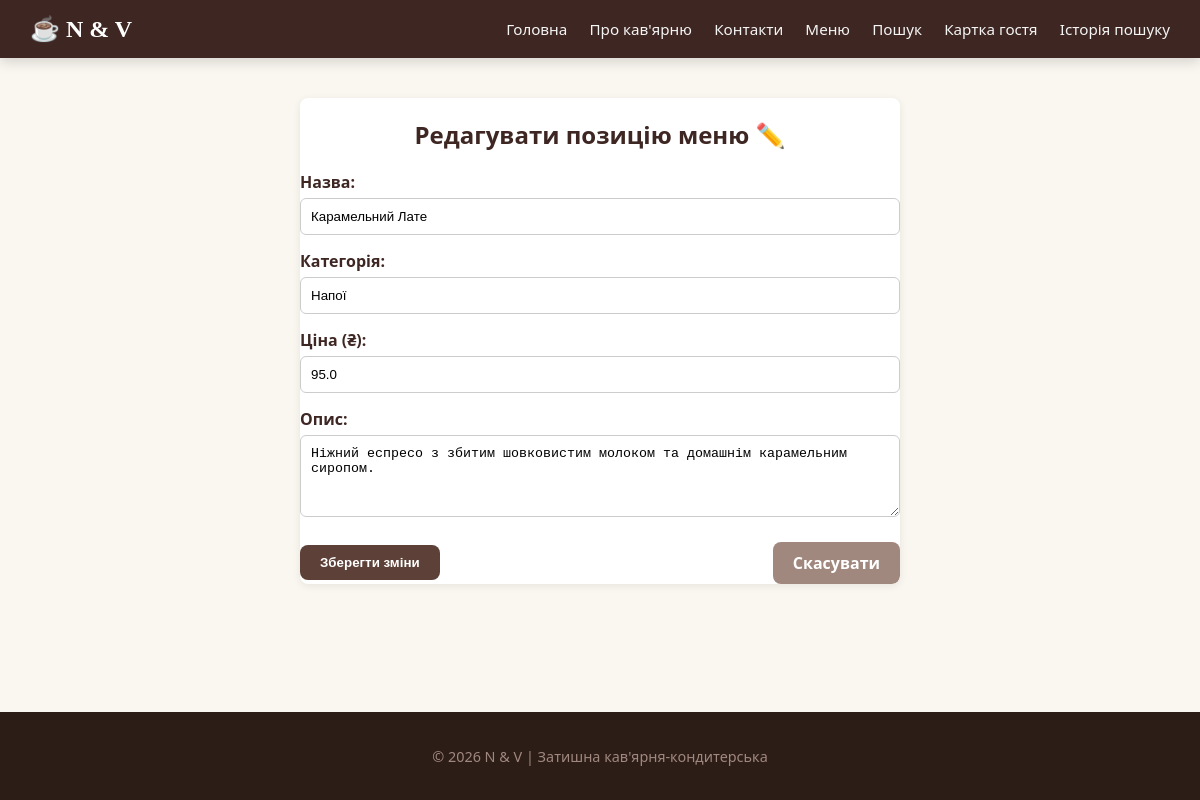
Screenshot of /edit/1 with the database file from the repository.
### tables this page shows
CREATE TABLE menu_items (
            id INTEGER PRIMARY KEY AUTOINCREMENT,
            title TEXT NOT NULL,
            price REAL NOT NULL,
            description TEXT,
            image TEXT,
            category_id INTEGER,
            FOREIGN KEY (category_id) REFERENCES categories(id)
        );

CREATE TABLE categories (
            id INTEGER PRIMARY KEY AUTOINCREMENT,
            name TEXT NOT NULL UNIQUE
        );

### app.py (the view, shortened to what this page needs)
@app.route("/edit/<int:item_id>", methods=["GET", "POST"])
def edit(item_id):
    item = database.get_item_by_id(item_id)
    if item is None:
        return "Запис не знайдено", 404
    error = None
    return render_template("edit.html", item=item, error=error)

### database.py (called while the page is built)
def get_connection():
    connection = sqlite3.connect(DATABASE)
    connection.row_factory = sqlite3.Row
    return connection

def get_item_by_id(item_id):
    connection = get_connection()
    item = connection.execute("""
        SELECT m.id, m.title, c.name as category_name, m.price, m.description, m.image
        FROM menu_items m
        LEFT JOIN categories c ON m.category_id = c.id
        WHERE m.id = ?
    """, (item_id,)).fetchone()
    connection.close()
    return item

### templates/edit.html (shortened to what this page needs)
{% extends 'base.html' %}
{% block content %}
    <div class="card" style="max-width: 600px; margin: 0 auto;">
        <h2 style="color: #3e2723; margin-bottom: 20px; text-align: center;">Редагувати позицію меню ✏️</h2>
        <form method="POST">
            <div style="margin-bottom: 15px;">
                <label style="display: block; margin-bottom: 5px; font-weight: 600;">Назва:</label>
                <input type="text" name="title" value="{{ item.title }}" required style="width: 100%; padding: 10px; border: 1px solid #ccc; border-radius: 6px;">
            </div>
            <div style="margin-bottom: 15px;">
                <label style="display: block; margin-bottom: 5px; font-weight: 600;">Категорія:</label>
                <input type="text" name="category" value="{{ item.category_name }}" required style="width: 100%; padding: 10px; border: 1px solid #ccc; border-radius: 6px;">
            </div>
            <div style="margin-bottom: 15px;">
                <label style="display: block; margin-bottom: 5px; font-weight: 600;">Ціна (₴):</label>
                <input type="number" step="0.01" name="price" value="{{ item.price }}" required style="width: 100%; padding: 10px; border: 1px solid #ccc; border-radius: 6px;">
            </div>
            <div style="margin-bottom: 20px;">
                <label style="display: block; margin-bottom: 5px; font-weight: 600;">Опис:</label>
                <textarea name="description" rows="4" style="width: 100%; padding: 10px; border: 1px solid #ccc; border-radius: 6px;">{{ item.description }}</textarea>
            </div>
            <div style="display: flex; justify-content: space-between; align-items: center;">
                <button type="submit" class="btn">Зберегти зміни</button>
                <a href="/items" class="btn" style="background: #a1887f;">Скасувати</a>
            </div>
        </form>
    </div>
{% endblock %}

### static/css/style.css (style rules this page uses)
* { box-sizing: border-box; }
html, body { height: 100%; margin: 0; padding: 0; }
body { display: flex; flex-direction: column; font-family: 'Segoe UI', Roboto, Helvetica, Arial, sans-serif; background-color: #faf6f0; color: #3e2723; }
.card { background: #ffffff; border-radius: 8px; overflow: hidden; box-shadow: 0 2px 8px rgba(0,0,0,0.08); display: flex; flex-direction: column; }
.btn { display: inline-block; padding: 10px 20px; background: #5d4037; color: white; text-decoration: none; border-radius: 8px; font-weight: 600; border: none; cursor: pointer; }

### rows the page displays
menu_items: title "Карамельний Лате", price "95.0", description "Ніжний еспресо з збитим шовковистим молоком та домашнім карамельним сиропом."
categories: category "Напої"
